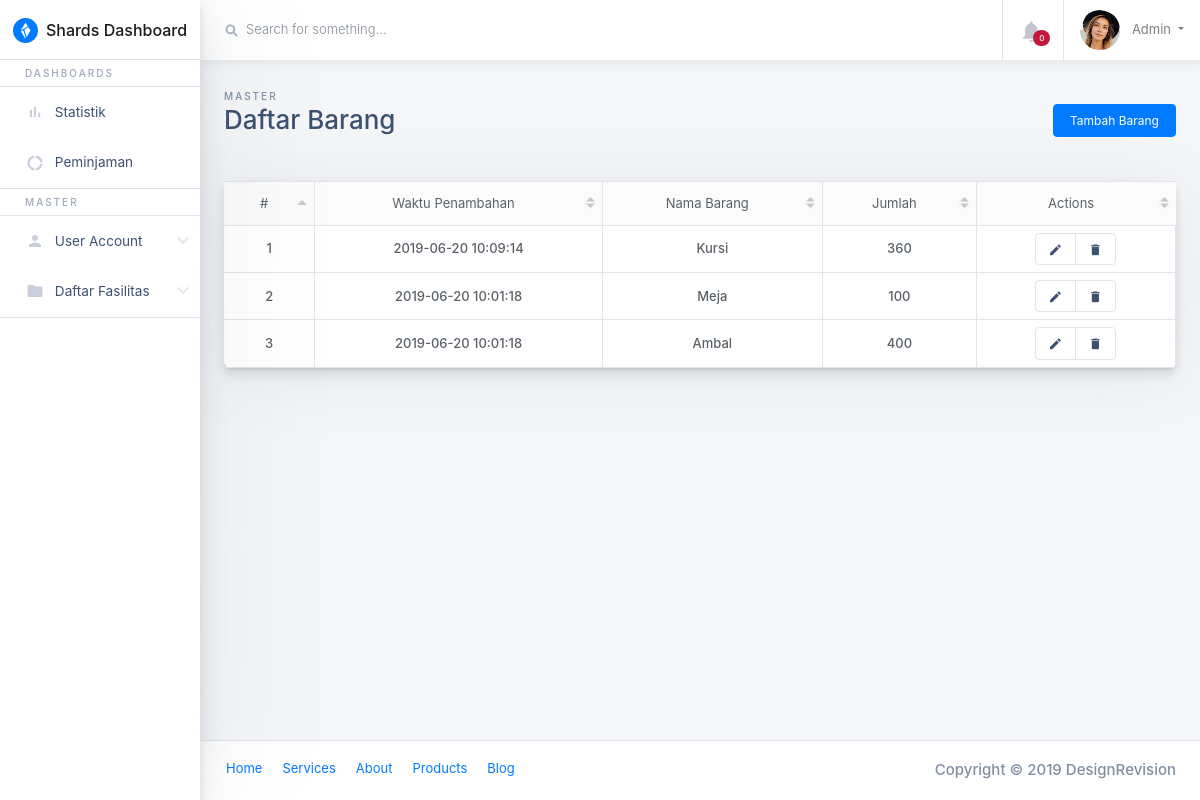
The page /barang-list.php (signed in) on the database as committed earlier.
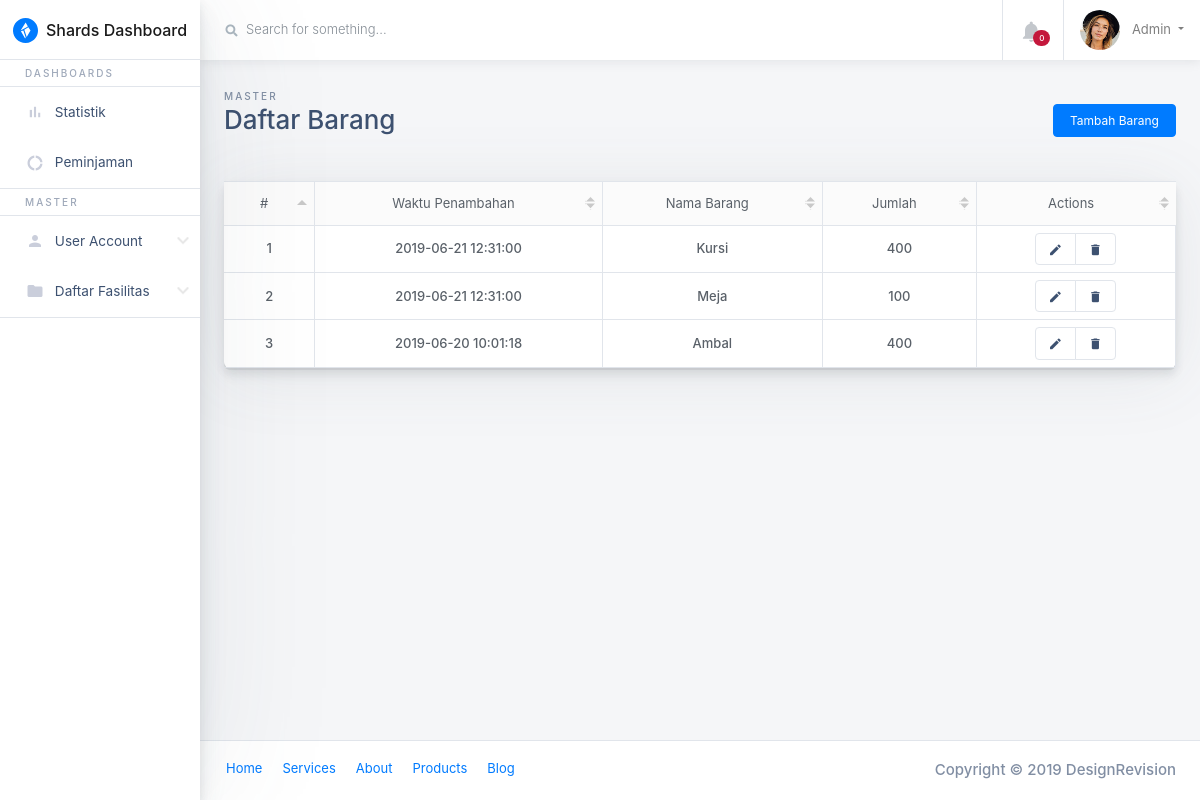
The same page on the database as committed later.
### tables this page shows
CREATE TABLE `barang` (
  `id` int(11) unsigned NOT NULL AUTO_INCREMENT,
  `nama_barang` varchar(100) DEFAULT NULL,
  `jumlah` int(3) DEFAULT 0,
  `waktu_penambahan` timestamp NOT NULL DEFAULT current_timestamp() ON UPDATE current_timestamp(),
  PRIMARY KEY (`id`)
);

### model/notifikasi.php (called while the page is built, shortened)
<?php
require_once 'database.php';
function get_count_notif($penerima,$read = 0){
	$db = new Database();
	$q = "SELECT COUNT(*) as number FROM notifikasi WHERE penerima = '$penerima' AND read_status = $read";
	$db->query($q);
return $db->fetch();
}
?>

### model/database.php (called while the page is built, shortened)
<?php
class Database {
    private $connection;
    private $query;
    private $results = [];
    public function connect(){
        $this->connection = mysqli_connect('127.0.0.1','root','','simfak');
    }
    public function query($sql){
         return $this->query = mysqli_query($this->connection,$sql) or die(mysqli_error($this->connection));
    }
    public function fetch(){
     if($this->query->num_rows > 0){
         while ($row = mysqli_fetch_assoc($this->query)){
             array_push($this->results,(object)$row);
         }
     }
     return $this->results;
    }
}
?>

### model/barang.php (called while the page is built, shortened)
<?php
require_once 'database.php';
function showBarang( $id = null ) {
	$db    = new Database();
	$query = 'SELECT * FROM barang';
	if($db->query( $query )){
		return $db->fetch();
	}
}
?>

### barang-list.php (the view, shortened to what this page needs)
<?php
require_once './_partials/header.php';
require_once './model/barang.php';
$barangs  = showBarang();
?>
<body class="h-100" data-gr-c-s-loaded="true">
<div class="container-fluid">
	<div class="row">
		<?php require_once './_partials/sidebar.php' ?>
		<main class="main-content col-lg-10 col-md-9 col-sm-12 p-0 offset-lg-2 offset-md-3">
			<div class="main-navbar sticky-top bg-white">
				<?php require_once './_partials/navbar.php' ?>
			</div>
			<div class="main-content-container container-fluid px-sm-4 mb-0">
				<div class="page-header row no-gutters py-4">
					<div class="col-12 col-sm-4 text-center text-sm-left mb-4 mb-0">
						<span class="text-uppercase page-subtitle">Master</span>
						<h3 class="page-title">Daftar Barang</h3>
					</div>
					<div class="offset-sm-4 col-4 d-flex col-12 col-sm-4 d-flex align-items-center justify-content-end">
						<a href="./barang-operation.php?f=add" class="btn btn-primary">Tambah Barang</a>
					</div>
				</div>
				<div class="dataTables_wrapper no-footer">
					<table class="transaction-history d-none dataTable no-footer dtr-inline">
						<thead>
						<tr role="row">
							<th class="sorting_asc">#</th>
							<th class="sorting">Waktu Penambahan</th>
							<th class="sorting">Nama Barang</th>
							<th class="sorting">Jumlah</th>
							<th class="sorting">Actions</th>
						</tr>
						</thead>
						<tbody>
						<?php foreach ( $barangs as $bar => $barang ): ?>
							<tr>
								<td><?php echo $bar + 1 ?></td>
								<td><?php echo $barang->waktu_penambahan ?></td>
								<td><?php echo $barang->nama_barang ?></td>
								<td><?php echo $barang->jumlah ?></td>
								<td>
									<div class="btn-group btn-group-sm">
										<a href="barang-operation.php?f=edit&id=<?php echo $barang->id?>" class="btn btn-white">
											<i class="material-icons"></i>
										</a>
										<button type="button" id="btn-modal" class="btn btn-white"
										        data-toggle="modal"
										        data-target="#myModal" data-id="<?php echo $barang->id ?>">
											<i class="material-icons"></i>
										</button>
									</div>
								</td>
							</tr>
						<?php endforeach; ?>
						</tbody>
					</table>
				</div>
			</div>
			<?php require_once './_partials/footer.php' ?>
		</main>
	</div>
</div>
</body>
</html>

### _partials/header.php (shortened to what this page needs)
<!DOCTYPE html>
<html lang="en">
<head>
    <link href="https://use.fontawesome.com/releases/v5.0.6/css/all.css" rel="stylesheet">
    <link rel="stylesheet" href="https://stackpath.bootstrapcdn.com/bootstrap/4.1.3/css/bootstrap.min.css"
>
    <link rel="stylesheet" id="main-stylesheet" data-version="1.3.1" href="styles/shards-dashboards.1.3.1.min.css">
    <link rel="stylesheet" href="styles/extras.1.3.1.min.css">
    <link rel="stylesheet" href="https://cdn.datatables.net/responsive/2.2.1/css/responsive.dataTables.min.css">
    <link rel="stylesheet" href="styles/jquery.typeahead.min.css">
    <link rel="stylesheet" href="styles/style.css">
</head>

### _partials/sidebar.php (shortened to what this page needs)
<aside class="main-sidebar col-12 col-md-3 col-lg-2 px-0">
  <div class="main-navbar">
    <nav class="navbar align-items-stretch navbar-light bg-white flex-md-nowrap border-bottom p-0">
      <a class="navbar-brand w-100 mr-0" href="#" style="line-height: 25px;">
        <div class="d-table m-auto">
          <img id="main-logo" class="d-inline-block align-top mr-1" style="max-width: 25px;"
            src="images/shards-dashboards-logo.svg" alt="Shards Dashboard">
          <span class="d-none d-md-inline ml-1">Shards Dashboard</span>
        </div>
      </a>
    </nav>
  </div>
  <div class="nav-wrapper" style="overflow-y: auto;">
    <h6 class="main-sidebar__nav-title">Dashboards</h6>
    <ul class="nav nav--no-borders flex-column">
      <li class="nav-item">
        <a class="nav-link " href="/">
          <i class="material-icons">bar_chart</i>
          <span>Statistik</span>
        </a>
      </li>
      <?php if($_SESSION['level']=='admin'):?>
      <li class="nav-item">
        <a class="nav-link " href="peminjaman-list.php">
          <i class="material-icons"></i>
          <span>Peminjaman</span>
        </a>
      </li>
      <?php endif; ?>
    </ul>
    <h6 class="main-sidebar__nav-title">Master</h6>
    <ul class="nav nav--no-borders flex-column">
      <li class="nav-item dropdown">
        <a class="nav-link dropdown-toggle " data-toggle="dropdown" href="#" role="button" aria-haspopup="true"
          aria-expanded="true">
          <i class="material-icons"></i>
          <span>User Account</span>
        </a>
      </li>
      <li class="nav-item dropdown">
          <a class="nav-link dropdown-toggle " data-toggle="dropdown" href="#" role="button" aria-haspopup="true"
             aria-expanded="true">
              <i class="material-icons"></i>
              <span>Daftar Fasilitas</span>
          </a>
      </li>
    </ul>
  </div>
</aside>

### _partials/navbar.php (shortened to what this page needs)
<?php
require_once 'model/notifikasi.php';
$session = $_SESSION;
$count_notif = get_count_notif( $session['level']);
?>
<nav class="navbar align-items-stretch navbar-light flex-md-nowrap p-0">
  <form action="#" class="main-navbar__search w-100 d-none d-md-flex d-lg-flex">
    <div class="input-group input-group-seamless ml-3">
      <div class="input-group-prepend">
        <div class="input-group-text">
          <i class="fas fa-search"></i>
        </div>
      </div>
      <input class="navbar-search form-control" type="text" placeholder="Search for something..." aria-label="Search">
    </div>
  </form>
  <ul class="navbar-nav border-left flex-row ">
    <li class="nav-item border-right dropdown notifications">
      <a class="nav-link nav-link-icon text-center" href="#" role="button" id="dropdownMenuLink" data-toggle="dropdown"
        aria-haspopup="true" aria-expanded="false">
        <div class="nav-link-icon__wrapper">
          <i class="material-icons"></i>
          <span class="badge badge-pill badge-danger"><?php echo $count_notif[0]->number ?></span>
        </div>
      </a>
    </li>
    <li class="nav-item dropdown">
      <a class="nav-link dropdown-toggle text-nowrap px-3" data-toggle="dropdown" href="#" role="button"
        aria-haspopup="true" aria-expanded="false">
        <img class="user-avatar rounded-circle mr-2" src="images/avatars/0.jpg" alt="User Avatar"> <span
          class="d-none d-md-inline-block"><?php echo $session['name']; ?></span>
      </a>
    </li>
  </ul>
</nav>

### _partials/footer.php
<footer class="main-footer d-flex p-2 px-3 bg-white border-top">
  <ul class="nav">
    <li class="nav-item">
      <a class="nav-link" href="#">Home</a>
    </li>
    <li class="nav-item">
      <a class="nav-link" href="#">Services</a>
    </li>
    <li class="nav-item">
      <a class="nav-link" href="#">About</a>
    </li>
    <li class="nav-item">
      <a class="nav-link" href="#">Products</a>
    </li>
    <li class="nav-item">
      <a class="nav-link" href="#">Blog</a>
    </li>
  </ul>
  <span class="copyright ml-auto my-auto mr-2">Copyright © 2019 DesignRevision</span>
</footer>

Rows that differ between the two databases and show on the page:
changed barang "Kursi": waktu_penambahan "2019-06-20 10:09:14" → "2019-06-21 12:31:00"; jumlah "360" → "400"
changed barang "Meja": waktu_penambahan "2019-06-20 10:01:18" → "2019-06-21 12:31:00"
